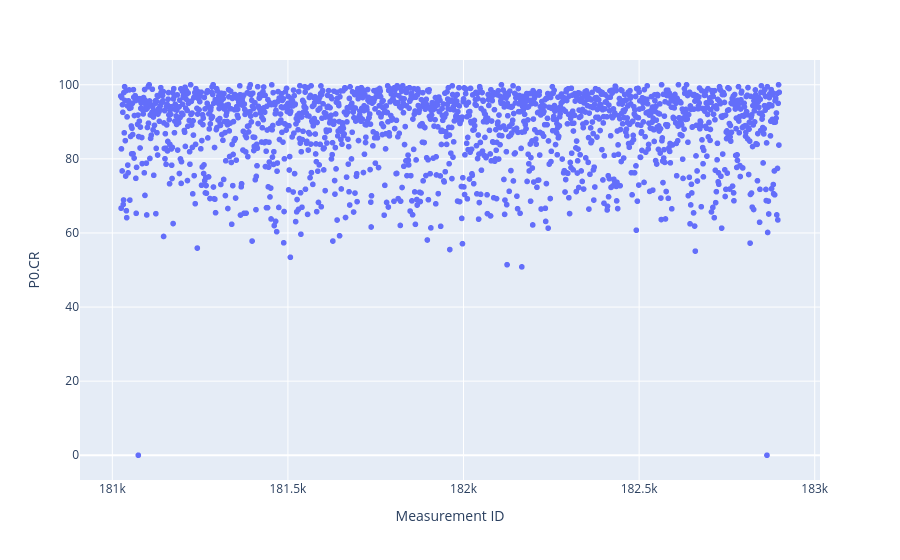

The notebook cell this image was saved under:
### Code cell
fig = px.scatter(photo_df_OK, x='Measurement ID', y="P0.CR")
fig.show()

### Figure 1 — Plotly figure (JSON) as saved in the notebook; plotly's stock layout.template omitted (floating-point values rounded to 4 significant figures; data arrays with more than 128 entries replaced by an {"elided": "..."} marker saying what was removed)
{"data": [{"hovertemplate": "Measurement ID=%{x}<br>P0.CR=%{y}<extra></extra>", "legendgroup": "", "marker": {"color": "#636efa", "symbol": "circle"}, "mode": "markers", "name": "", "showlegend": false, "type": "scattergl", "x": {"elided": "1876 int values"}, "xaxis": "x", "y": {"elided": "1876 float values"}, "yaxis": "y"}], "layout": {"legend": {"tracegroupgap": 0}, "margin": {"t": 60}, "xaxis": {"anchor": "y", "domain": [0, 1], "title": {"text": "Measurement ID"}}, "yaxis": {"anchor": "x", "domain": [0, 1], "title": {"text": "P0.CR"}}}}
